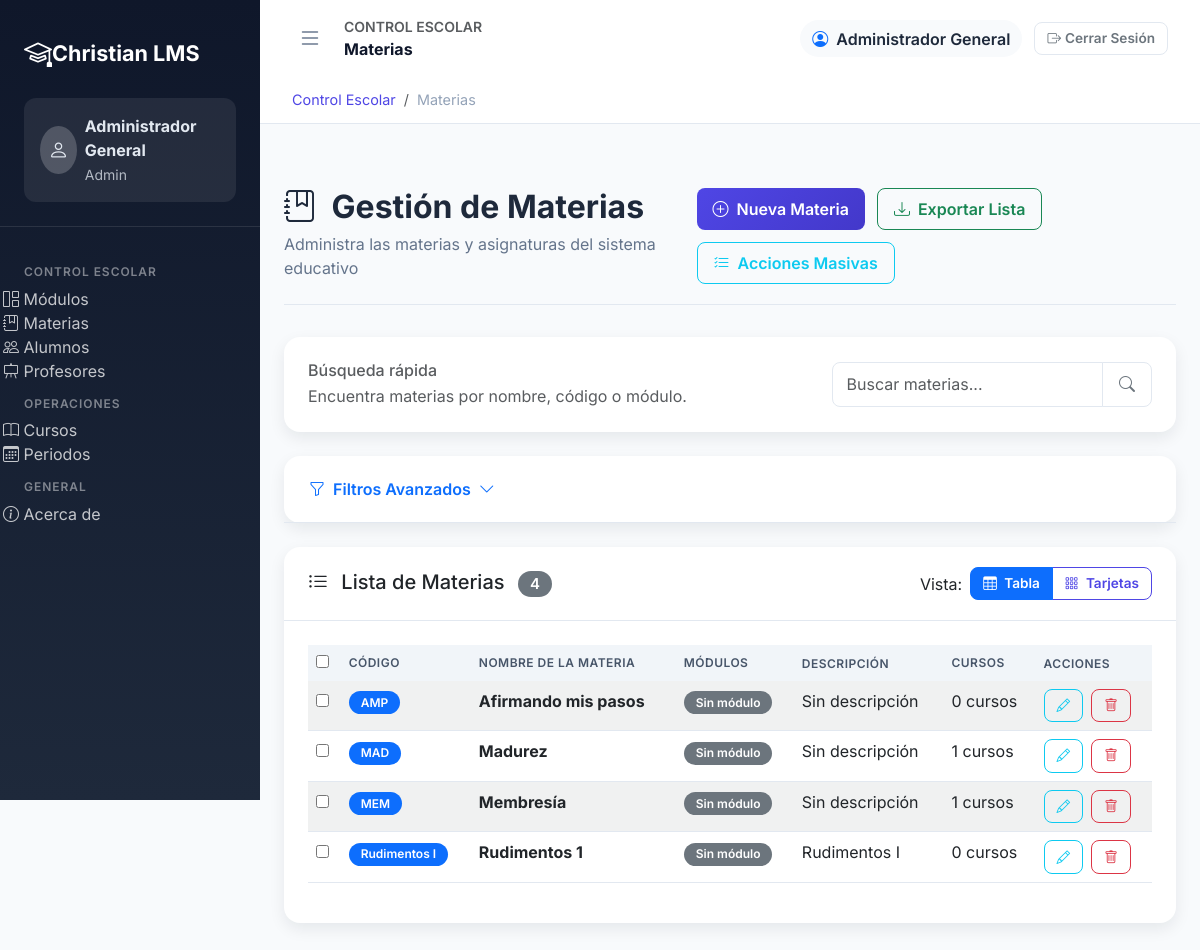
/subjects (signed in), run on the app's committed database.
### tables this page shows
CREATE TABLE `subjects` (
  `id` int(10) UNSIGNED NOT NULL,
  `code` varchar(30) NOT NULL,
  `name` varchar(160) NOT NULL,
  `module_id` int(10) UNSIGNED DEFAULT NULL,
  `module` enum('I','II','III') DEFAULT NULL,
  `description` text,
  `is_active` tinyint(1) NOT NULL DEFAULT '1',
  `created_at` timestamp NOT NULL DEFAULT CURRENT_TIMESTAMP,
  `updated_at` timestamp NOT NULL DEFAULT CURRENT_TIMESTAMP ON UPDATE CURRENT_TIMESTAMP
);

### src/UI/Views/subjects/index.php (the view, shortened to what this page needs)
<?php
$basePath = rtrim($basePath ?? '', '/');
?>
<div class="container-xxl app-content">
    <div class="page-header">
        <div>
            <h1 class="page-title"><i class="bi bi-journal-bookmark me-2"></i> Gestión de Materias</h1>
            <p class="page-subtitle">Administra las materias y asignaturas del sistema educativo</p>
        </div>
        <div class="page-header-actions">
            <button class="btn btn-primary" data-bs-toggle="modal" data-bs-target="#createSubjectModal">
                <i class="bi bi-plus-circle me-1"></i> Nueva Materia
            </button>
            <button class="btn btn-outline-success" id="exportSubjects">
                <i class="bi bi-download me-1"></i> Exportar Lista
            </button>
            <button class="btn btn-outline-info" id="bulkActions">
                <i class="bi bi-list-check me-1"></i> Acciones Masivas
            </button>
        </div>
    </div>
    <div class="row mb-4">
        <div class="col-12">
            <div class="card filter-card">
                <div class="card-body">
                    <div class="d-flex justify-content-between align-items-center flex-wrap gap-3">
                        <div>
                            <h6 class="mb-1 text-muted">Búsqueda rápida</h6>
                            <p class="mb-0 text-muted">Encuentra materias por nombre, código o módulo.</p>
                        </div>
                        <div class="input-group search-input-group">
                            <input type="text" class="form-control" id="globalSearch" placeholder="Buscar materias...">
                            <button class="btn btn-outline-secondary" type="button" id="searchBtn">
                                <i class="bi bi-search"></i>
                            </button>
                        </div>
                    </div>
                </div>
            </div>
        </div>
    </div>
    <div class="row mb-4">
        <div class="col-12">
            <div class="card filter-card">
                <div class="card-header">
                    <h6 class="mb-0">
                        <button class="btn btn-link p-0 text-decoration-none" type="button" data-bs-toggle="collapse" data-bs-target="#advancedFilters">
                            <i class="bi bi-funnel me-1"></i> Filtros Avanzados
                            <i class="bi bi-chevron-down ms-1"></i>
                        </button>
                    </h6>
                </div>
            </div>
        </div>
    </div>
    <div class="row">
        <div class="col-12">
            <div class="card">
                <div class="card-header d-flex justify-content-between align-items-center">
                    <h5 class="mb-0">
                        <i class="bi bi-list-ul me-2"></i> Lista de Materias
                        <span class="badge bg-secondary ms-2" id="totalSubjects"><?= count($subjects ?? []) ?></span>
                    </h5>
                    <div class="d-flex align-items-center">
                        <span class="me-2">Vista:</span>
                        <div class="btn-group" role="group">
                            <label class="btn btn-outline-primary btn-sm" for="tableView">
                                <i class="bi bi-table me-1"></i> Tabla
                            </label>
                            <label class="btn btn-outline-primary btn-sm" for="cardView">
                                <i class="bi bi-grid-3x3-gap me-1"></i> Tarjetas
                            </label>
                        </div>
                    </div>
                </div>
                <div class="card-body">
                    <div class="table-responsive table-scroll" id="tableViewContainer">
                        <table class="table table-striped table-hover sortable-table" id="subjectsTable">
                            <thead>
                                <tr>
                                    <th data-sortable="false"><input type="checkbox" id="selectAllSubjects"></th>
                                    <th data-sortable="true">Código <span class="sort-indicator"></span></th>
                                    <th data-sortable="true">Nombre de la Materia <span class="sort-indicator"></span></th>
                                    <th data-sortable="true">Módulos <span class="sort-indicator"></span></th>
                                    <th data-sortable="false">Descripción</th>
                                    <th data-sortable="true">Cursos <span class="sort-indicator"></span></th>
                                    <th>Acciones</th>
                                </tr>
                            </thead>
                            <tbody>
                                <?php if (empty($subjects)): ?>
                                    <tr>
                                        <td colspan="7" class="text-center text-muted">No hay materias registradas.</td>
                                    </tr>
                                <?php else: ?>
                                    <?php foreach ($subjects as $subject): ?>
                                        <tr>
                                            <td><input type="checkbox" class="subject-checkbox" value="<?= (int) $subject['id'] ?>"></td>
                                            <td><span class="badge bg-primary"><?= htmlspecialchars($subject['code'] ?? 'N/A') ?></span></td>
                                            <td>
                                                <div class="fw-bold"><?= htmlspecialchars($subject['name'] ?? '') ?></div>
                                            </td>
                                            <td>
                                                <?php $moduleNames = array_filter(explode('||', $subject['module_names'] ?? '')); ?>
                                                <?php if (empty($moduleNames)): ?>
                                                    <span class="badge bg-secondary">Sin módulo</span>
                                                <?php endif; ?>
                                            </td>
                                            <td><?= htmlspecialchars($subject['description'] ?? 'Sin descripción') ?></td>
                                            <td><?= (int) ($subject['course_count'] ?? 0) ?> cursos</td>
                                            <td>
                                                <div class="d-flex align-items-center gap-2">
                                                    <button
                                                        type="button"
                                                        class="btn btn-sm btn-outline-info"
                                                        data-subject-edit
                                                        data-id="<?= (int) $subject['id'] ?>"
                                                        data-name="<?= htmlspecialchars($subject['name'] ?? '', ENT_QUOTES) ?>"
                                                        data-code="<?= htmlspecialchars($subject['code'] ?? '', ENT_QUOTES) ?>"
                                                        data-module-ids="<?= htmlspecialchars($subject['module_ids'] ?? '') ?>"
                                                        data-description="<?= htmlspecialchars($subject['description'] ?? '', ENT_QUOTES) ?>"
                                                    >
                                                        <i class="bi bi-pencil"></i>
                                                    </button>
                                                    <form method="POST" action="<?= htmlspecialchars($basePath . '/subjects') ?>" class="d-inline">
                                                        <button
                                                            type="submit"
                                                            class="btn btn-sm btn-outline-danger"
                                                            data-confirm-delete
                                                            data-confirm-message="¿Seguro que deseas eliminar la materia <?= htmlspecialchars($subject['name'] ?? '', ENT_QUOTES) ?>?"
                                                        >
                                                            <i class="bi bi-trash"></i>
                                                        </button>
                                                    </form>
                                                </div>
                                            </td>
                                        </tr>
                                    <?php endforeach; ?>
                                <?php endif; ?>
                            </tbody>
                        </table>
                    </div>
                </div>
            </div>
        </div>
    </div>
</div>

### public/assets/css/ui-premium.css (style rules this page uses)
:root { --primary-color: #4f46e5; --primary-dark: #4338ca; --secondary-color: #0f172a; --success-color: #16a34a; --warning-color: #f59e0b; --danger-color: #ef4444; --info-color: #0ea5e9; --muted-color: #64748b; --border-color: #e2e8f0; --surface-color: #ffffff; --surface-alt: #f8fafc; --radius-lg: 16px; --radius-md: 12px; --radius-sm: 8px; --shadow-sm: 0 6px 16px rgba(15, 23, 42, 0.08); --shadow-md: 0 10px 30px rgba(15, 23, 42, 0.12); }
* { box-sizing: border-box; }
body { font-family: 'Inter', 'Segoe UI', sans-serif; background-color: var(--surface-alt); color: #0f172a; }
.app-body { min-height: 100vh; }
.app-content { max-width: 1400px; margin: 0 auto; padding: 2rem 1.5rem 3rem; }
.page-header { display: flex; align-items: flex-start; justify-content: space-between; gap: 1.5rem; margin-bottom: 2rem; padding-bottom: 1.25rem; border-bottom: 1px solid var(--border-color); }
.page-header .page-title { font-size: 2rem; font-weight: 700; margin-bottom: 0.35rem; }
.page-header .page-subtitle { color: var(--muted-color); margin-bottom: 0; }
.page-header-actions { display: flex; flex-wrap: wrap; gap: 0.75rem; }
.card { border: none; border-radius: var(--radius-lg); box-shadow: var(--shadow-sm); }
.card-header { background-color: transparent; border-bottom: 1px solid var(--border-color); padding: 1.25rem 1.5rem; }
.card-body { padding: 1.5rem; }
.filter-card { background: var(--surface-color); }
.search-input-group { width: 320px; max-width: 100%; }
.table { margin-bottom: 0; border-color: var(--border-color); }
.table-scroll { max-height: 520px; overflow-y: auto; }
.table-scroll .table thead th { position: sticky; top: 0; z-index: 2; }
.table thead th { background-color: #f1f5f9; border: none; font-weight: 600; color: #475569; text-transform: uppercase; font-size: 0.75rem; letter-spacing: 0.04em; }
.table tbody tr { transition: background-color 0.2s ease; }
.table-striped > tbody > tr:nth-of-type(odd) > * { background-color: #fdfefe; }
.badge { border-radius: 999px; font-weight: 600; padding: 0.35rem 0.75rem; }
.btn { border-radius: var(--radius-sm); font-weight: 600; padding: 0.5rem 1rem; }
.btn-primary { background: linear-gradient(135deg, var(--primary-color), var(--primary-dark)); border: none; }
.btn-outline-primary { border-color: var(--primary-color); color: var(--primary-color); }
.btn-outline-secondary { border-color: var(--border-color); }
.btn-sm { padding: 0.35rem 0.75rem; font-size: 0.85rem; }
.form-control, .form-select { border-radius: var(--radius-sm); border: 1.5px solid var(--border-color); padding: 0.6rem 0.85rem; }
.page-title { font-size: 2rem; font-weight: 700; color: #1e293b; }
.page-subtitle { color: var(--muted-color); font-size: 1rem; }

### data on the page
subjects: code "AMP", name "Afirmando mis pasos", description "Sin descripción", course_count "0"
subjects: code "MAD", name "Madurez", description "Sin descripción", course_count "1"
subjects: code "MEM", name "Membresía", description "Sin descripción", course_count "1"
subjects: code "Rudimentos I", name "Rudimentos 1", description "Rudimentos I", course_count "0"

### other printed values
$displayName "Administrador General"
ucfirst($userRole) ?: 'Usuario' "Admin"
$displayTitle "Materias"
$label "Control Escolar"
$label "Materias"
count($subjects ?? []) "4"
